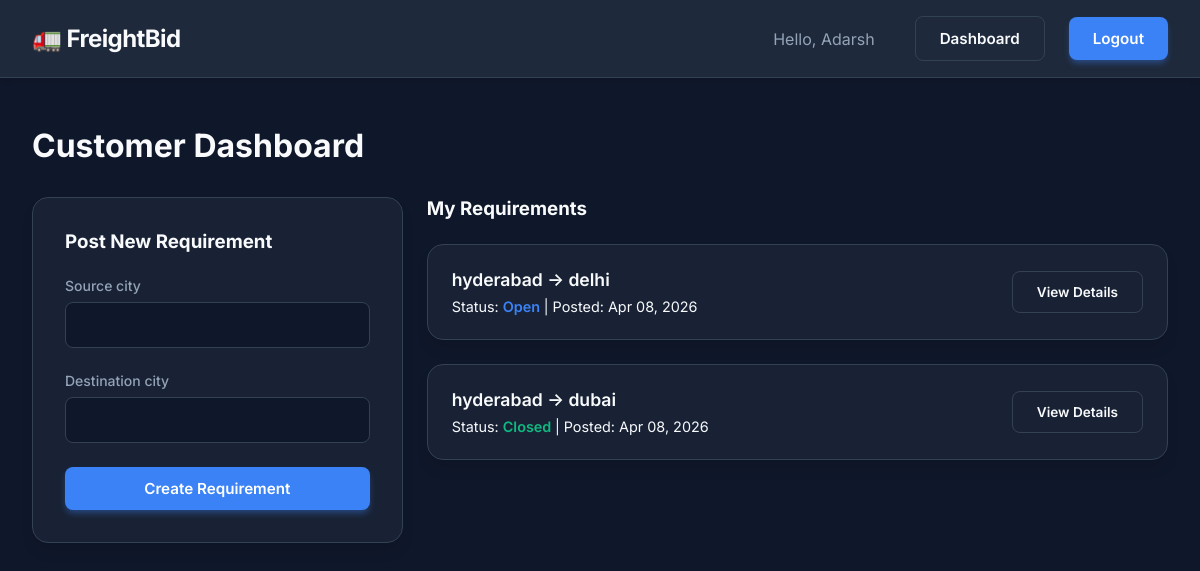
The page /dashboard/customer/ (signed in) on the database its author committed.
### core/models.py (models this page shows, shortened)
class Requirement(models.Model):
    STATUS_CHOICES = (
        ('Open', 'Open'),
        ('Closed', 'Closed'),
    )
    customer = models.ForeignKey(User, on_delete=models.CASCADE, related_name='requirements')
    source_city = models.CharField(max_length=100)
    destination_city = models.CharField(max_length=100)
    status = models.CharField(max_length=20, choices=STATUS_CHOICES, default='Open')
    created_at = models.DateTimeField(auto_now_add=True)
    winning_bid = models.ForeignKey('Bid', null=True, blank=True, on_delete=models.SET_NULL, related_name='won_requirements')

### core/views.py (the view)
# urls.py: path('dashboard/customer/', views.customer_dashboard, name='customer_dashboard'),
def customer_dashboard(request):
    if not hasattr(request.user, 'profile') or request.user.profile.user_type != 'Customer':
        return redirect('home')
    if request.method == 'POST':
        form = RequirementForm(request.POST)
        if form.is_valid():
            req = form.save(commit=False)
            req.customer = request.user
            req.save()
            messages.success(request, "Requirement posted successfully.")
            return redirect('customer_dashboard')
    else:
        form = RequirementForm()
    requirements = request.user.requirements.all().order_by('-created_at')
    return render(request, 'core/customer_dashboard.html', {
        'form': form,
        'requirements': requirements
    })

### core/forms.py
class RequirementForm(forms.ModelForm):
    class Meta:
        model = Requirement
        fields = ['source_city', 'destination_city']

### templates/core/customer_dashboard.html (shortened to what this page needs)
{% extends 'base.html' %}
{% block content %}
<div class="mt-4">
    <div style="display: flex; justify-content: space-between; align-items: center; margin-bottom: 2rem;">
        <h2 style="font-size: 2rem;">Customer Dashboard</h2>
    </div>
    <div class="grid" style="grid-template-columns: 1fr 2fr;">
        <div class="glass-card">
            <h3 style="margin-bottom: 1.5rem;">Post New Requirement</h3>
            <form method="post">
                {% for field in form %}
                <div class="form-group">
                    <label class="form-label" for="{{ field.id_for_label }}">{{ field.label }}</label>
                    <input type="text" name="{{ field.name }}" id="{{ field.id_for_label }}" class="form-control" required>
                </div>
                {% endfor %}
                <button type="submit" class="btn btn-primary" style="width: 100%;">Create Requirement</button>
            </form>
        </div>
        <div>
            <h3 style="margin-bottom: 1.5rem;">My Requirements</h3>
            {% if requirements %}
                <div class="grid">
                {% for req in requirements %}
                    <div class="glass-card" style="padding: 1.5rem; display: flex; justify-content: space-between; align-items: center;">
                        <div>
                            <div style="font-size: 1.1rem; font-weight: 600; margin-bottom: 0.5rem;">
                                {{ req.source_city }} &rarr; {{ req.destination_city }}
                            </div>
                            <div class="text-secondary" style="font-size: 0.9rem;">
                                Status:
                                <span style="font-weight: 600; color: {% if req.status == 'Open' %}var(--accent-primary){% else %}var(--success){% endif %};">
                                    {{ req.status }}
                                </span>
                                | Posted: {{ req.created_at|date:"M d, Y" }}
                            </div>
                        </div>
                        <a href="{% url 'requirement_detail' req.id %}" class="btn btn-outline" style="font-size: 0.85rem;">View Details</a>
                    </div>
                {% endfor %}
                </div>
            {% else %}
                <div class="glass-card text-center" style="padding: 3rem;">
                    <p class="text-secondary">You haven't posted any requirements yet.</p>
                </div>
            {% endif %}
        </div>
    </div>
</div>
{% endblock %}

### templates/base.html (shortened to what this page needs)
{% load static %}
<!DOCTYPE html>
<html lang="en">
<head>
    <link rel="stylesheet" href="{% static 'css/index.css' %}">
</head>
<body>
    <nav class="navbar">
        <div class="nav-brand">
            <a href="/">🚛 FreightBid</a>
        </div>
        <div class="nav-links">
            {% if user.is_authenticated %}
                <span style="color: var(--text-secondary); margin-right: 1rem;">Hello, {{ user.username }}</span>
                <a href="/dashboard/" class="btn btn-outline">Dashboard</a>
                <form action="/logout/" method="post" style="display:inline;">
                    <button type="submit" class="btn btn-primary" style="font-size:0.95rem; cursor:pointer;">Logout</button>
                </form>
            {% else %}
                <a href="/login/" class="btn btn-outline">Login</a>
                <a href="/signup/" class="btn btn-primary">Register</a>
            {% endif %}
        </div>
    </nav>
    <main class="container">
        {% block content %}
        {% endblock %}
    </main>
</body>
</html>

### static/css/index.css (style rules this page uses)
:root { --bg-primary: #0F172A; --bg-secondary: #1E293B; --text-primary: #F8FAFC; --text-secondary: #94A3B8; --accent-primary: #3B82F6; --accent-hover: #2563EB; --success: #10B981; --border-color: #334155; --card-bg: rgba(30, 41, 59, 0.7); }
* { margin: 0; padding: 0; box-sizing: border-box; }
body { font-family: 'Inter', -apple-system, BlinkMacSystemFont, "Segoe UI", Roboto, Helvetica, Arial, sans-serif; background-color: var(--bg-primary); color: var(--text-primary); min-height: 100vh; display: flex; flex-direction: column; }
a { color: var(--accent-primary); text-decoration: none; transition: color 0.2s ease; }
.navbar { display: flex; justify-content: space-between; align-items: center; padding: 1rem 2rem; background-color: var(--bg-secondary); border-bottom: 1px solid var(--border-color); box-shadow: 0 4px 6px -1px rgba(0, 0, 0, 0.1); }
.nav-brand { font-size: 1.5rem; font-weight: 700; letter-spacing: -0.025em; color: var(--text-primary); }
.nav-links { display: flex; gap: 1.5rem; align-items: center; }
.container { max-width: 1200px; margin: 0 auto; padding: 2rem; width: 100%; }
.glass-card { background: var(--card-bg); backdrop-filter: blur(10px); border: 1px solid var(--border-color); border-radius: 1rem; padding: 2rem; box-shadow: 0 10px 15px -3px rgba(0, 0, 0, 0.1), 0 4px 6px -2px rgba(0, 0, 0, 0.05); transition: transform 0.2s ease; }
.btn { display: inline-flex; align-items: center; justify-content: center; padding: 0.75rem 1.5rem; font-weight: 600; border-radius: 0.5rem; cursor: pointer; transition: all 0.2s ease; border: none; font-family: inherit; font-size: 0.95rem; }
.btn-primary { background-color: var(--accent-primary); color: white; box-shadow: 0 4px 6px -1px rgba(59, 130, 246, 0.4); }
.btn-outline { background-color: transparent; border: 1px solid var(--border-color); color: var(--text-primary); }
.form-group { margin-bottom: 1.5rem; }
.form-label { display: block; font-size: 0.875rem; font-weight: 500; margin-bottom: 0.5rem; color: var(--text-secondary); }
.form-control { width: 100%; padding: 0.75rem 1rem; background-color: var(--bg-primary); border: 1px solid var(--border-color); border-radius: 0.5rem; color: var(--text-primary); font-family: inherit; font-size: 1rem; transition: border-color 0.2s ease, box-shadow 0.2s ease; }
.mt-4 { margin-top: 1rem; }
.grid { display: grid; gap: 1.5rem; }

### templates/base.html (style rules this page uses)
.nav-brand a { color: var(--text-primary); text-decoration: none; }

### rows shown on the page
Requirement: source_city "hyderabad", destination_city "delhi", status "Open", created_at "Apr 08, 2026"
Requirement: source_city "hyderabad", destination_city "dubai", status "Closed", created_at "Apr 08, 2026"

### other values the page prints
{{ user.username }} "Adarsh"
{{ field.label }} "Source city" "Destination city"
